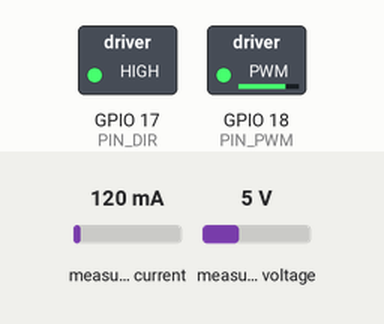
Recording of a sketch running on a simulated ESP32. On the bench: switched loads named in the sketch (green lamp = pin HIGH). Wiring (inferred from the names in the program): INA219 current sensor at I2C address 0x40. Inputs (shaded band) come from the test bench; at power-on: measured current 120 mA, measured voltage 5 V. What the sketch prints to the serial monitor is not drawn.

Above: at 0.2 s.
Timing chart, 0 to 1.7 s (numbered marks = the images above):
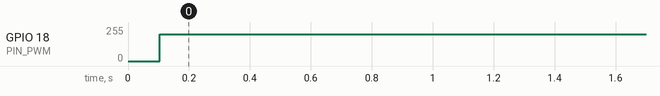

The sketch:

motor_modes.ino
```cpp
#include <Arduino.h>
#include <Wire.h>

const int PIN_DIR = 17;
const int PIN_PWM = 18;
const int PWM_CH = 0;
const int PWM_FREQ = 20000;
const int PWM_RES = 8;

const uint8_t INA226_ADDR = 0x40;
const float SHUNT_RESISTOR = 0.1;
const float MAX_EXPECTED_CURRENT = 30.0;

const uint8_t REG_CONFIG = 0x00;
const uint8_t REG_SHUNT_VOLTAGE = 0x01;
const uint8_t REG_BUS_VOLTAGE = 0x02;
const uint8_t REG_POWER = 0x03;
const uint8_t REG_CURRENT = 0x04;
const uint8_t REG_CALIBRATION = 0x05;

enum MotorState {
  NORMAL,
  STALLED,
  IMPACT
};

const float STALL_CURRENT = 15.0;
const float STALL_TIME_MS = 250;
const float IMPACT_THRESHOLD = 20.0;
const float NORMAL_CURRENT = 8.0;

MotorState currentState = NORMAL;
unsigned long stallStartTime = 0;
float lastCurrent = 0.0;
unsigned long lastImpactTime = 0;
const unsigned long IMPACT_COOLDOWN = 500;

void setMotor(int speed) {
  bool dir = (speed >= 0);
  int duty = abs(speed);
  digitalWrite(PIN_DIR, dir ? HIGH : LOW);
  ledcWrite(PWM_CH, duty);
}

void brake() {
  ledcWrite(PWM_CH, 0);
}

void writeRegister(uint8_t reg, uint16_t value) {
  Wire.beginTransmission(INA226_ADDR);
  Wire.write(reg);
  Wire.write((value >> 8) & 0xFF);
  Wire.write(value & 0xFF);
  Wire.endTransmission();
}

uint16_t readRegister(uint8_t reg) {
  Wire.beginTransmission(INA226_ADDR);
  Wire.write(reg);
  Wire.endTransmission();

  Wire.requestFrom(INA226_ADDR, (uint8_t)2);
  uint16_t value = Wire.read() << 8;
  value |= Wire.read();
  return value;
}

void setupINA226() {
  writeRegister(REG_CONFIG, 0x4427);
  float currentLSB = MAX_EXPECTED_CURRENT / 32768.0;
  uint16_t calibration = (uint16_t)(0.00512 / (currentLSB * SHUNT_RESISTOR));
  writeRegister(REG_CALIBRATION, calibration);
  Serial.printf("INA226 initialized. Current LSB: %.6f A/bit\n", currentLSB);
}

float readCurrent() {
  int16_t raw = (int16_t)readRegister(REG_CURRENT);
  float currentLSB = MAX_EXPECTED_CURRENT / 32768.0;
  float current = abs(raw * currentLSB);
  return current;
}

float readVoltage() {
  uint16_t raw = readRegister(REG_BUS_VOLTAGE);
  return raw * 0.00125;
}

MotorState detectState(float current, int motorSpeed) {
  if (motorSpeed == 0) {
    stallStartTime = 0;
    return NORMAL;
  }

  float currentDelta = current - lastCurrent;
  if (currentDelta > 5.0 && current > IMPACT_THRESHOLD) {
    if (millis() - lastImpactTime > IMPACT_COOLDOWN) {
      lastImpactTime = millis();
      return IMPACT;
    }
  }

  if (current > STALL_CURRENT) {
    if (stallStartTime == 0) {
      stallStartTime = millis();
    } else if (millis() - stallStartTime > STALL_TIME_MS) {
      return STALLED;
    }
  } else {
    stallStartTime = 0;
  }

  return NORMAL;
}

int handleState(MotorState state, int requestedSpeed) {
  if (state != currentState) {
    const char* stateNames[] = {"NORMAL", "STALLED", "IMPACT"};
    Serial.printf("State: %s -> %s\n",
                  stateNames[currentState], stateNames[state]);
    currentState = state;
  }

  int outputSpeed = requestedSpeed;

  switch(state) {
    case NORMAL:
      break;
    case STALLED:
      Serial.println("STALL DETECTED - Cutting power!");
      outputSpeed = 0;
      break;
    case IMPACT:
      Serial.println("IMPACT DETECTED!");
      break;
  }

  return outputSpeed;
}

void setup() {
  Serial.begin(115200);
  Wire.begin();
  pinMode(PIN_DIR, OUTPUT);
  ledcSetup(PWM_CH, PWM_FREQ, PWM_RES);
  ledcAttachPin(PIN_PWM, PWM_CH);
  setMotor(0);
  delay(100);
  setupINA226();
  Serial.println("Battlebot Motor Online - INA226 System");
}

void loop() {
  int requestedSpeed = 200;
  float current = readCurrent();
  float voltage = readVoltage();
  MotorState state = detectState(current, requestedSpeed);
  int outputSpeed = handleState(state, requestedSpeed);
  setMotor(outputSpeed);
  lastCurrent = current;
  static unsigned long lastPrint = 0;
  if (millis() - lastPrint > 200) {
    Serial.printf("Current: %.2fA | Voltage: %.2fV | Speed: %d | State: %d\n",
                  current, voltage, outputSpeed, state);
    lastPrint = millis();
  }
  delay(10);
}
```

Measured:
- by itself, GPIO 18 (PIN_PWM): 0/255 → 199/255 at 0.10 s
